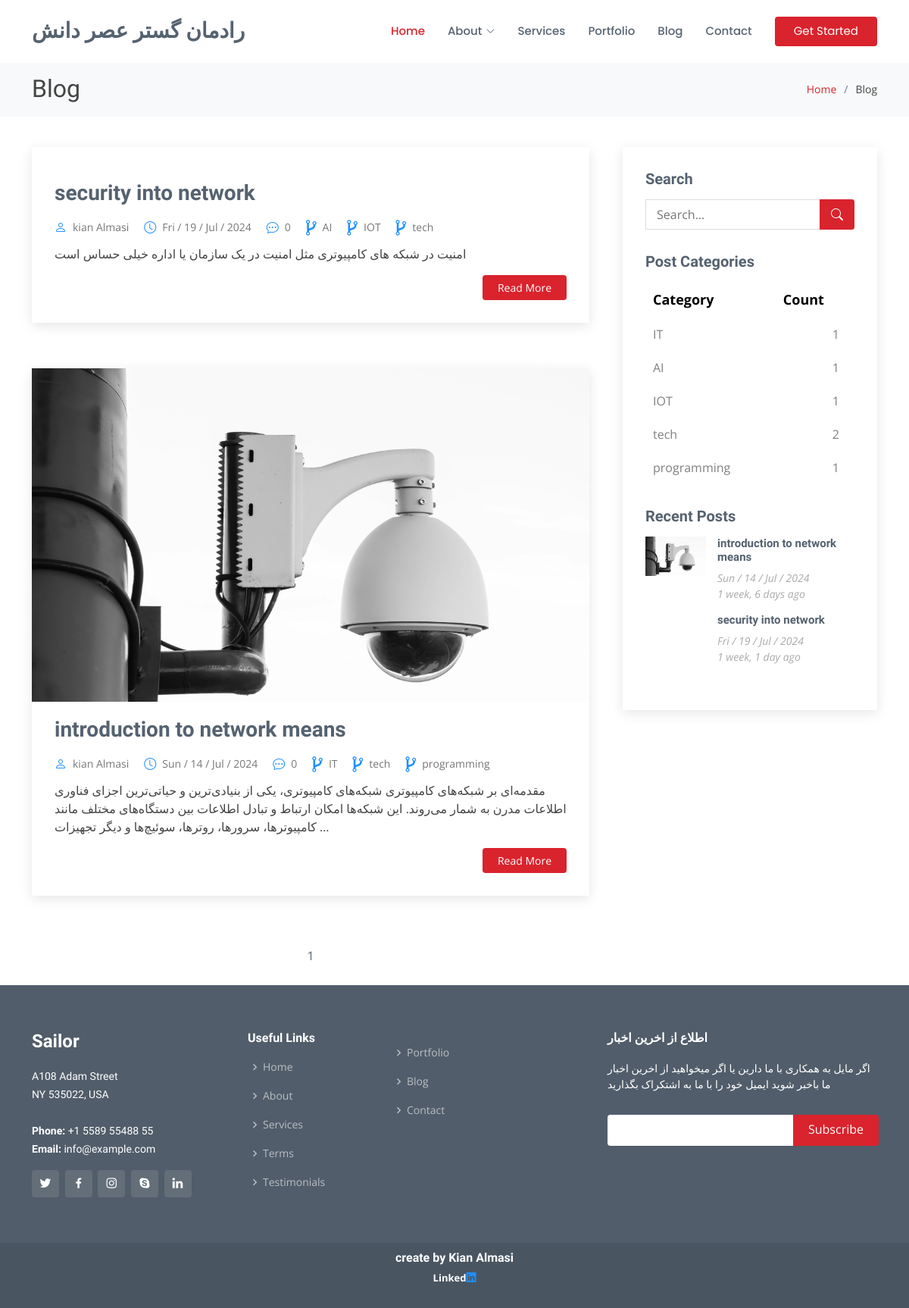
Screenshot of /blog/ with the database file from the repository.
### weblog/models.py (models this page shows, shortened)
class Post(models.Model):
    image=models.ImageField(upload_to="weblog/",default="weblog/image_file/p2.jpg")
    image_single_blog=models.ImageField(upload_to="weblog/",default="weblog/image_file/p2.jpg")
    title=models.CharField(max_length=255)
    content= models.TextField()
    category=models.ManyToManyField(Category)
    author=models.ForeignKey(User,on_delete=models.SET_NULL,null=True)
    counted_view=models.IntegerField(default=0)
    status=models.BooleanField(default=False)
    writer_image=models.ImageField(upload_to="weblog/",default="weblog/image_file/p2.jpg")
    writer_linkedin_account=models.URLField(default="https://www.linkedin.com/in/kian-almasi-0a4016256/")
    writer_summary=models.TextField()
    published_date=models.DateTimeField(default=timezone.now)
    created_date=models.DateTimeField(auto_now_add=True)
    updated_date=models.DateTimeField(auto_now=True)
    class Meta:
        ordering = ["-created_date", "updated_date"]

class Category(models.Model):
    name=models.CharField(max_length=255)
    def __str__(self):
        return self.name

### weblog/views.py (the view)
# urls.py: path('',blog_view,name='blog_view'),
def blog_view (request,**kwargs):
    posts = Post.objects.filter(status=1)
    if 'cat_name' in kwargs:
        posts = posts.filter(category__name=kwargs['cat_name'])
    if 'author_username' in kwargs:
        posts = posts.filter(author__username=kwargs['author_username'])
    paginator = Paginator(posts, 5)
    page_number = request.GET.get('page')
    try:
        posts = paginator.get_page(page_number)
    except PageNotAnInteger:
        posts = paginator.get_page(1)
    except EmptyPage:
        posts = paginator.get_page(1)
    for post in posts:
        if isinstance(post.published_date, datetime):
            post.published_datetime = post.published_date
        elif isinstance(post.published_date, date):
            post.published_datetime = datetime.combine(post.published_date, time.min)
        else:
            post.published_datetime = None
    context = {'posts': posts}
    return render(request, 'blog/blog.html', context)

### weblog/templatetags/blog_tags.py (called while the page is built)
@register.inclusion_tag("blog/blog-latestpost.html")
def latestpost():
    posts=Post.objects.filter(status=1).order_by("published_date")[:5]
    return {"posts": posts}

@register.inclusion_tag("blog/blog-post-ctegories.html")
def postcategories():
    posts=Post.objects.filter(status=1)
    categories=Category.objects.all()
    cate_dict={}
    for name in categories:
       cate_dict[name]=posts.filter(category=name).count()
    return {"categries":cate_dict}

### templates/blog/blog.html (shortened to what this page needs)
{% load static %}
{% load blog_tags %}
<!DOCTYPE html>
<html lang="en">
<head>
  <link rel="stylesheet" href="https://cdnjs.cloudflare.com/ajax/libs/font-awesome/4.7.0/css/font-awesome.min.css">
  <link href="{% static '/vendor/animate.css/animate.min.css' %}" rel="stylesheet">
  <link href="{% static '/vendor/bootstrap/css/bootstrap.min.css' %}" rel="stylesheet">
  <link href="{% static '/vendor/bootstrap-icons/bootstrap-icons.css' %}" rel="stylesheet">
  <link href="{% static '/vendor/boxicons/css/boxicons.min.css' %}" rel="stylesheet">
  <link href="{% static '/vendor/glightbox/css/glightbox.min.css' %}" rel="stylesheet">
  <link href="{% static '/vendor/remixicon/remixicon.css' %}" rel="stylesheet">
  <link href="{% static '/vendor/swiper/swiper-bundle.min.css' %}" rel="stylesheet">
  <link href="{% static '/static/style.css' %}" rel="stylesheet">
</head>
<body>
  <header id="header" class="fixed-top d-flex align-items-center">
    <div class="container d-flex align-items-center">
      <h1 class="logo me-auto"><a href="{% url 'blog:home' %}">رادمان گستر عصر دانش</a></h1>
      <nav id="navbar" class="navbar">
        <ul>
          <li><a href="{% url 'blog:home' %}" class="active">Home</a></li>
          <li class="dropdown"><a href="#"><span>About</span> <i class="bi bi-chevron-down"></i></a>
          </li>
          <li><a href="{% url 'blog:services' %}">Services</a></li>
          <li><a href="{% url 'blog:portfolio' %}">Portfolio</a></li>
          <li><a href="{% url 'weblog:blog_view' %}">Blog</a></li>
          <li><a href="{% url 'blog:contact' %}">Contact</a></li>
          <li><a href="{% url 'blog:home' %}" class="getstarted">Get Started</a></li>
        </ul>
      </nav>
    </div>
  </header>
  <main id="main">
    <section id="breadcrumbs" class="breadcrumbs">
      <div class="container">
        <div class="d-flex justify-content-between align-items-center">
          <h2>Blog</h2>
          <ol>
            <li><a href="{% url 'blog:home' %}">Home</a></li>
            <li>Blog</li>
          </ol>
        </div>
      </div>
    </section>
    <section id="blog" class="blog">
      <div class="container" data-aos="fade-up">
        <div class="row">
          <div class="col-lg-8 entries">
            {%for post in posts%}
            <article class="entry">
              <div class="entry-img">
                <img src="{{post.image.url}}" alt="" class="img-fluid">
              </div>
              <h2 class="entry-title">
                <a href="{% url 'weblog:blog_single' pid=post.id%}">{{post.title}}</a>
              </h2>
              <div class="entry-meta">
                <ul>
                    <li class="d-flex align-items-center"><i class="bi bi-person" style="color:DodgerBlue"></i> <a href="{% url 'weblog:author' author_username=post.author.username %}">{{post.author.get_full_name}}</a></li>
                    <li class="d-flex align-items-center"><i class="bi bi-clock" style="color:DodgerBlue"></i> <a href="{% url 'weblog:blog_single' pid=post.id%}">{{ post.published_date|date:"D / d / M / Y"}}</a></li>
                    <li class="d-flex align-items-center"><i class="bi bi-chat-dots" style="color:DodgerBlue"></i> <a href="{% url 'weblog:blog_single' pid=post.id%}">{{post.counted_view}}</a></li>
                    {% for cat in post.category.all %}
                    <li class="d-flex align-items-center"><i style="font-size:24px;color:DodgerBlue" class="fa">&#xf126;</i> <a href="{% url 'weblog:category' cat.name%}">{{ cat.name }}</a></li>
                    {% endfor %}
                </ul>
            </div>
              <div class="entry-content">
                <p align='rtl'>{{post.content|truncatechars:250}}</p>
                <div class="read-more">
                  <a href="{% url 'weblog:blog_single' pid=post.id%}">Read More</a>
                </div>
              </div>
            </article>
            {%endfor%}
            <div class="blog-pagination">
              <ul class="justify-content-center">
                {% for i in posts.paginator.page_range %}
                  {% if page_number == i %}
                      <li class="page-item active"><a href="?page={{i}}" class="page-link">{{i}}</a></li>
                      {% else %}
                      <li class="page-item"><a href="?page={{i}}" class="page-link">{{i}}</a></li>
                  {% endif %}
                {% endfor %}
              </ul>
            </div>
          </div>
          <div class="col-lg-4">
            <div class="sidebar">
              <h3 class="sidebar-title">Search</h3>
              <div class="sidebar-item search-form">
              <form action="{% url 'weblog:search' %}" method="Get">
                  <input type="text" name='s' placeholder="Search...">
                  <button type="submit"><i class="bi bi-search"></i></button>
              </form>
              </div>
              {% postcategories %}
              {% latestpost %}
          </div>
        </div>
      </div>
    </section>
  </main>
  <footer id="footer">
    <div class="footer-top">
      <div class="container">
        <div class="row">
          <div class="col-lg-3 col-md-6">
            <div class="footer-info">
              <h3>Sailor</h3>
              <p>
                A108 Adam Street <br>
                NY 535022, USA<br><br>
                <strong>Phone:</strong> +1 5589 55488 55<br>
                <strong>Email:</strong> info@example.com<br>
              </p>
              <div class="social-links mt-3">
                <a href="#" class="twitter"><i class="bx bxl-twitter"></i></a>
                <a href="#" class="facebook"><i class="bx bxl-facebook"></i></a>
                <a href="#" class="instagram"><i class="bx bxl-instagram"></i></a>
                <a href="#" class="google-plus"><i class="bx bxl-skype"></i></a>
                <a href="#" class="linkedin"><i class="bx bxl-linkedin"></i></a>
              </div>
            </div>
          </div>
          <div class="col-lg-2 col-md-6 footer-links">
            <h4>Useful Links</h4>
            <ul>
              <li><i class="bx bx-chevron-right"></i> <a href="{% url 'blog:home' %}">Home</a></li>
              <li><i class="bx bx-chevron-right"></i> <a href="{% url 'blog:about' %}">About</a></li>
              <li><i class="bx bx-chevron-right"></i> <a href="{% url 'blog:services' %}">Services</a></li>
              <li><i class="bx bx-chevron-right"></i> <a href="{% url 'blog:team' %}">Terms</a></li>
              <li><i class="bx bx-chevron-right"></i> <a href="{% url 'blog:testimonials' %}">Testimonials</a></li>
            </ul>
          </div>
          <div class="col-lg-3 col-md-6 footer-links">
            <h4> </h4>
            <ul>
              <li><i class="bx bx-chevron-right"></i> <a href="{% url 'blog:portfolio' %}">Portfolio</a></li>
              <li><i class="bx bx-chevron-right"></i> <a href="{% url 'weblog:blog_view' %}">Blog</a></li>
              <li><i class="bx bx-chevron-right"></i> <a href="{% url 'blog:contact' %}">Contact</a></li>
            </ul>
          </div>
          <div class="col-lg-4 col-md-6 footer-newsletter">
            <h4 align='rtl'>اطلاع از اخرین اخبار</h4>
            <p align='rtl'>اگر مایل به همکاری با ما دارین یا اگر میخواهید از اخرین اخبار ما باخبر شوید ایمیل خود را با ما به اشتکراک بگذارید</p>
            <form action="{% url 'blog:newsletter' %}" method="post">
              <input type="email" name="email"><input type="submit" value="Subscribe">
            </form>
          </div>
        </div>
      </div>
    </div>
    <div class="container">
      <div class="credits">
        <h6>
          <a href="https://www.linkedin.com/in/kian-almasi" style="color:white;font-weight: bold;">create by Kian Almasi</a>
        </h6>
        <h7 style="color:white;font-weight: bold;">
          Linked<a href="https://www.linkedin.com/in/kian-almasi" style="color: DodgerBlue;font-weight: bold;"><i class="biu bi-linkedin" style="color: DodgerBlue; font-weight: bold;"></i></a>
        </h7>
      </div>
    </div>
  </footer>
</body>
</html>

### templates/blog/blog-post-ctegories.html (shortened to what this page needs)
{% load static %}
<h3 class="sidebar-title">Post Categories</h3>
<div class="sidebar-item categories">
  <table class="table">
    <thead>
      <tr>
        <th scope="col" class="category-header">Category</th>
        <th scope="col" class="category-header">Count</th>
      </tr>
    </thead>
    <tbody>
      {% for name, count in categries.items %}
      <tr>
        <td>
          <a href="{% url 'weblog:category' name%}" class="color:DodgerBlue">{{ name }}</a>
        </td>
        <td class="text-right">
          {{ count }}
        </td>
      </tr>
      {% endfor %}
    </tbody>
  </table>
</div>

### templates/blog/blog-latestpost.html
{% load humanize %}
{% load static %}
<h3 class="sidebar-title">Recent Posts</h3>
<div class="sidebar-item recent-posts">
    {% for post in posts %}
    <div class="post-item clearfix">
        <img src="{{ post.image.url }}" alt="">
        <h4><a href="/blog/{{ post.id }}">{{ post.title }}</a></h4>
        <time datetime="{{ post.published_date|date:'Y-m-d' }}">{{ post.published_date|date:"D / d / M / Y" }}</time>
        <time datetime="{{ post.published_date|date:'Y-m-d' }}">{{ post.published_date|naturaltime }}</time>
    </div>
    {% endfor %}
</div>

### templates/blog/blog-post-ctegories.html (style rules this page uses)
.sidebar-item.categories .table { width: 100%; margin-top: 15px; background-color: white; border-collapse: w; }
.sidebar-item.categories .table th, .sidebar-item.categories .table td { padding: 10px; text-align: left; border: none; }
.sidebar-item.categories .table th.category-header { font-size: 18px; color: black ; }
.sidebar-item.categories .table td.text-right { text-align: right; padding-right: 20px; color: Gray; }
.sidebar-item.categories .table a { color: Gray; text-decoration: none; }

### rows the page displays
Post: title "security into network", author.get_full_name "kian Almasi", published_date "Fri / 19 / Jul / 2024", counted_view "0", content "امنیت در شبکه های کامپیوتری مثل امنیت در یک سازمان یا اداره خیلی حساس است", published_date "1 week, 1 day ago"
Category: name "AI", count "1"
Category: name "IOT", count "1"
Category: name "tech", count "2"
Post: image (picture), title "introduction to network means", author.get_full_name "kian Almasi", published_date "Sun / 14 / Jul / 2024", counted_view "0", content "مقدمه‌ای بر شبکه‌های کامپیوتری شبکه‌های کامپیوتری، یکی از بنیادی‌ترین و حیاتی‌ترین اجزای فناوری اطلاعات مدرن به شمار می‌روند. این شبکه‌ها امکان ارتباط و تبادل اطلاعات بین دستگاه‌های مختلف مانند کامپیوترها، سرورها، روترها، سوئیچ‌ها و دیگر تجهیزات …", published_date "1 week, 6 days ago"
Category: name "IT", id "1"
Category: name "programming", count "1"

### other values shown
{{ i }} "1"
